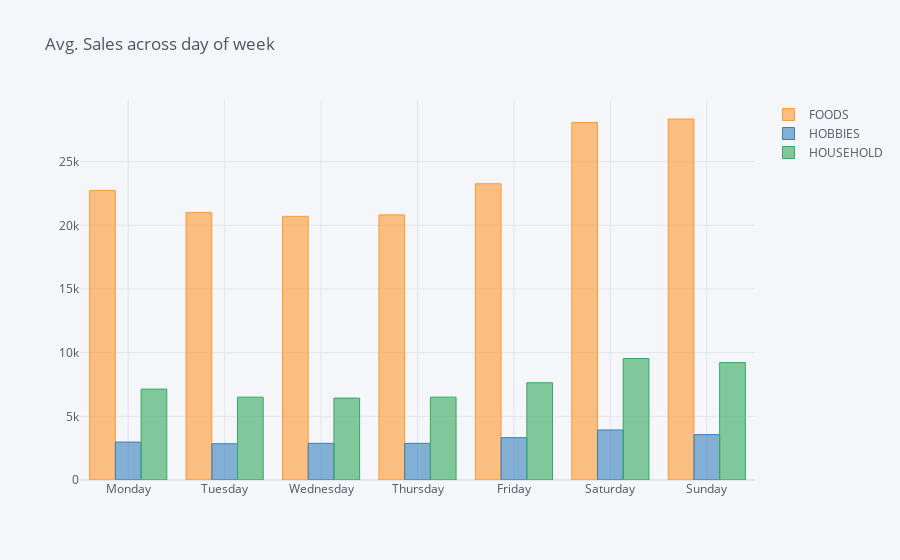

Source (notebook cell):
### Markdown cell above
Plotting sales over the week for the 3 categories

### Code cell
cat_level = sales_train_validation.groupby("cat_id")[date_col].sum().reset_index().set_index('cat_id').T
cat_level['datum'] = [base + datetime.timedelta(days=x) for x in range(1913)]
cat_level.set_index('datum', drop=True, inplace=True)
cat_level.sort_index(inplace=True)
cat_level.head()
days = ['Monday','Tuesday','Wednesday','Thursday','Friday','Saturday', 'Sunday']
sales_cat_weekday = cat_level.groupby([cat_level.index.strftime("%A")]).mean().reindex(days)
sales_cat_weekday.iplot( kind="bar",title = "Avg. Sales across day of week")

### Figure 1 — Plotly figure (JSON) as saved in the notebook; plotly's stock layout.template omitted (floating-point values rounded to 4 significant figures)
{"data": [{"marker": {"color": "rgba(255, 153, 51, 0.6)", "line": {"color": "rgba(255, 153, 51, 1.0)", "width": 1}}, "name": "FOODS", "orientation": "v", "text": "", "type": "bar", "x": ["Monday", "Tuesday", "Wednesday", "Thursday", "Friday", "Saturday", "Sunday"], "y": [22740.0, 21010.0, 20700.0, 20820.0, 23260.0, 28080.0, 28350.0]}, {"marker": {"color": "rgba(55, 128, 191, 0.6)", "line": {"color": "rgba(55, 128, 191, 1.0)", "width": 1}}, "name": "HOBBIES", "orientation": "v", "text": "", "type": "bar", "x": ["Monday", "Tuesday", "Wednesday", "Thursday", "Friday", "Saturday", "Sunday"], "y": [2980.0, 2849.0, 2880.0, 2880.0, 3324.0, 3930.0, 3564.0]}, {"marker": {"color": "rgba(50, 171, 96, 0.6)", "line": {"color": "rgba(50, 171, 96, 1.0)", "width": 1}}, "name": "HOUSEHOLD", "orientation": "v", "text": "", "type": "bar", "x": ["Monday", "Tuesday", "Wednesday", "Thursday", "Friday", "Saturday", "Sunday"], "y": [7137.0, 6506.0, 6429.0, 6505.0, 7638.0, 9539.0, 9219.0]}], "layout": {"legend": {"bgcolor": "#F5F6F9", "font": {"color": "#4D5663"}}, "paper_bgcolor": "#F5F6F9", "plot_bgcolor": "#F5F6F9", "title": {"font": {"color": "#4D5663"}, "text": "Avg. Sales across day of week"}, "xaxis": {"gridcolor": "#E1E5ED", "showgrid": true, "tickfont": {"color": "#4D5663"}, "title": {"font": {"color": "#4D5663"}, "text": ""}, "zerolinecolor": "#E1E5ED"}, "yaxis": {"gridcolor": "#E1E5ED", "showgrid": true, "tickfont": {"color": "#4D5663"}, "title": {"font": {"color": "#4D5663"}, "text": ""}, "zerolinecolor": "#E1E5ED"}}}
